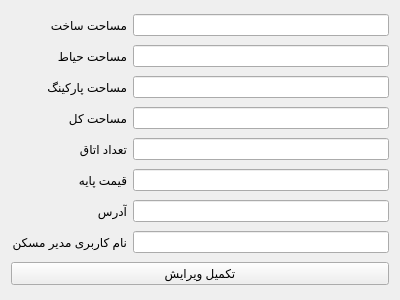
<?xml version="1.0" encoding="UTF-8"?>
<ui version="4.0">
 <class>south_edit</class>
 <widget class="QWidget" name="south_edit">
  <property name="geometry">
   <rect>
    <x>0</x>
    <y>0</y>
    <width>400</width>
    <height>300</height>
   </rect>
  </property>
  <property name="windowTitle">
   <string>Form</string>
  </property>
  <layout class="QGridLayout" name="gridLayout">
   <item row="2" column="1">
    <widget class="QLineEdit" name="lineEdit_3"/>
   </item>
   <item row="6" column="1">
    <widget class="QLineEdit" name="lineEdit_7"/>
   </item>
   <item row="3" column="1">
    <widget class="QLineEdit" name="lineEdit_4"/>
   </item>
   <item row="5" column="1">
    <widget class="QLineEdit" name="lineEdit_6"/>
   </item>
   <item row="4" column="1">
    <widget class="QLineEdit" name="lineEdit_5"/>
   </item>
   <item row="5" column="0">
    <widget class="QLabel" name="label_6">
     <property name="text">
      <string>قیمت پایه</string>
     </property>
    </widget>
   </item>
   <item row="0" column="0">
    <widget class="QLabel" name="label_1">
     <property name="text">
      <string>مساحت ساخت</string>
     </property>
    </widget>
   </item>
   <item row="1" column="0">
    <widget class="QLabel" name="label_2">
     <property name="text">
      <string>مساحت حیاط</string>
     </property>
    </widget>
   </item>
   <item row="3" column="0">
    <widget class="QLabel" name="label_4">
     <property name="text">
      <string>مساحت کل</string>
     </property>
    </widget>
   </item>
   <item row="4" column="0">
    <widget class="QLabel" name="label_5">
     <property name="text">
      <string>تعداد اتاق</string>
     </property>
    </widget>
   </item>
   <item row="2" column="0">
    <widget class="QLabel" name="label_3">
     <property name="text">
      <string>مساحت پارکینگ</string>
     </property>
    </widget>
   </item>
   <item row="0" column="1">
    <widget class="QLineEdit" name="lineEdit_1"/>
   </item>
   <item row="1" column="1">
    <widget class="QLineEdit" name="lineEdit_2"/>
   </item>
   <item row="7" column="1">
    <widget class="QLineEdit" name="lineEdit_8"/>
   </item>
   <item row="6" column="0">
    <widget class="QLabel" name="label_7">
     <property name="text">
      <string>آدرس</string>
     </property>
    </widget>
   </item>
   <item row="7" column="0">
    <widget class="QLabel" name="label_8">
     <property name="text">
      <string>نام کاربری مدیر مسکن</string>
     </property>
    </widget>
   </item>
   <item row="8" column="0" colspan="2">
    <widget class="QPushButton" name="pushButton">
     <property name="text">
      <string>تکمیل ویرایش</string>
     </property>
    </widget>
   </item>
  </layout>
 </widget>
 <resources/>
 <connections/>
</ui>
